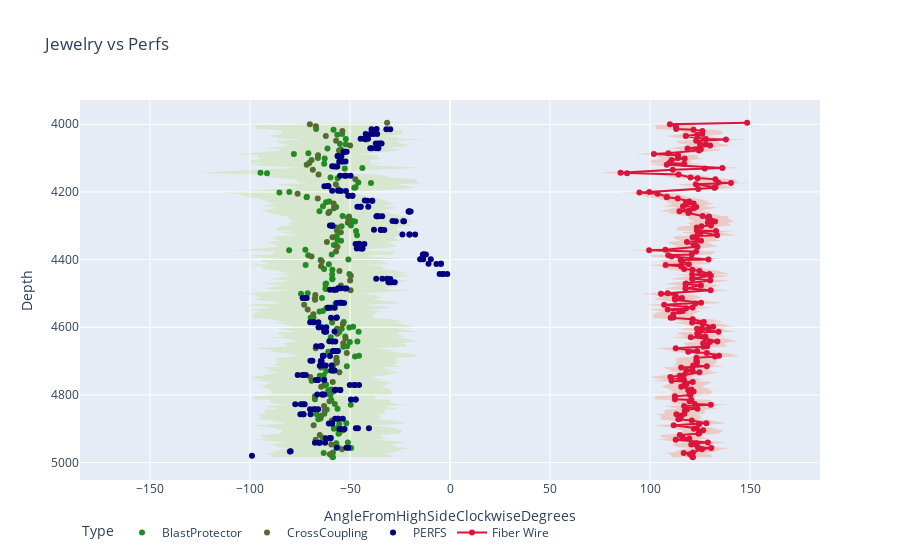

Here is the notebook cell this chart was saved with:
### Code cell
fig = go.Figure()

# Add windows
gozone_svg = ''.join([f'M {xy[0][0]+30},{xy[0][1]} ' if xy[1]==0 else f'L{xy[0][0]+30},{xy[0][1]} ' for xy in zip(combined.loc[combined['type']!='PERFS', ['plot_angle','depth']].values,range(combined.loc[combined['type']!='PERFS', ['plot_angle','depth']].shape[0]))])+''.join([f' L{xy[0][0]-30},{xy[0][1]} Z' if xy[1]==0 else f' L{xy[0][0]-30},{xy[0][1]}' for xy in zip(combined.loc[combined['type']!='PERFS', ['plot_angle','depth']].values,range(combined.loc[combined['type']!='PERFS', ['plot_angle','depth']].shape[0]))][::-1])

nogozone_svg = ''.join([f'M {xy[0][0]+10},{xy[0][1]} ' if xy[1]==0 else f'L{xy[0][0]+10},{xy[0][1]} ' for xy in zip(combined.loc[combined['type']!='PERFS', ['fiber_plot_angle','depth']].values,range(combined.loc[combined['type']!='PERFS', ['fiber_plot_angle','depth']].shape[0]))])+''.join([f' L{xy[0][0]-10},{xy[0][1]} Z' if xy[1]==0 else f' L{xy[0][0]-10},{xy[0][1]}' for xy in zip(combined.loc[combined['type']!='PERFS', ['fiber_plot_angle','depth']].values,range(combined.loc[combined['type']!='PERFS', ['fiber_plot_angle','depth']].shape[0]))][::-1])

fig.update_layout(shapes=[dict(type="path", path=gozone_svg, fillcolor='rgba(154,205,50,0.2)', line=dict(width=0), layer='below'), dict(type="path", path=nogozone_svg, fillcolor='rgba(255,69,0,0.2)', line=dict(width=0), layer='below')])

# Add traces
fig.add_trace(go.Scatter(x=combined.loc[combined['type']=='BlastProtector', 'plot_angle'], y=combined.loc[combined['type']=='BlastProtector', 'depth'], mode='markers', name='BlastProtector', marker_color='forestgreen', customdata=combined.loc[combined['type']=='BlastProtector', ['hadware_name', 'angle_rounded']]))

fig.add_trace(go.Scatter(x=combined.loc[combined['type']=='CrossCoupling', 'plot_angle'], y=combined.loc[combined['type']=='CrossCoupling', 'depth'], mode='markers', name='CrossCoupling', marker_color='darkolivegreen', customdata=combined.loc[combined['type']=='CrossCoupling', ['hadware_name', 'angle_rounded']]))

fig.add_trace(go.Scatter(x=combined.loc[combined['type']=='PERFS', 'plot_angle'], y=combined.loc[combined['type']=='PERFS', 'depth'], mode='markers', name='PERFS', marker_color='navy', customdata=combined.loc[combined['type']=='PERFS', ['name', 'angle_rounded']]))

fig.add_trace(go.Scatter(x=combined.loc[combined['type']!='PERFS', 'fiber_plot_angle'], y=combined.loc[combined['type']!='PERFS', 'depth'], mode='lines+markers', name='Fiber Wire', marker_color='crimson', customdata=combined.loc[combined['type']!='PERFS', ['name', 'fiber_angle_rounded']]))

fig.update_traces(hovertemplate='%{customdata[0]}<br>%{customdata[1]}')
fig.update_xaxes(range=[-185, 185])
fig.update_yaxes(autorange="reversed")
fig.update_layout(hovermode="y", title="Jewelry vs Perfs", legend_title="Type", legend_orientation="h", template="plotly", yaxis_title="Depth", xaxis_title='AngleFromHighSideClockwiseDegrees')
fig.show()
